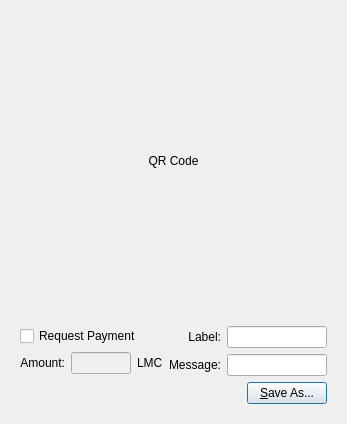
<?xml version="1.0" encoding="UTF-8"?>
<ui version="4.0">
 <class>QRCodeDialog</class>
 <widget class="QDialog" name="QRCodeDialog">
  <property name="geometry">
   <rect>
    <x>0</x>
    <y>0</y>
    <width>320</width>
    <height>404</height>
   </rect>
  </property>
  <property name="windowTitle">
   <string>Dialog</string>
  </property>
  <layout class="QVBoxLayout" name="verticalLayout_3">
   <item>
    <widget class="QLabel" name="lblQRCode">
     <property name="sizePolicy">
      <sizepolicy hsizetype="Expanding" vsizetype="Expanding">
       <horstretch>0</horstretch>
       <verstretch>0</verstretch>
      </sizepolicy>
     </property>
     <property name="minimumSize">
      <size>
       <width>300</width>
       <height>300</height>
      </size>
     </property>
     <property name="text">
      <string>QR Code</string>
     </property>
     <property name="alignment">
      <set>Qt::AlignCenter</set>
     </property>
     <property name="wordWrap">
      <bool>true</bool>
     </property>
    </widget>
   </item>
   <item>
    <widget class="QWidget" name="widget" native="true">
     <layout class="QVBoxLayout" name="verticalLayout_2">
      <item>
       <layout class="QHBoxLayout" name="horizontalLayout_2">
        <item>
         <layout class="QVBoxLayout" name="verticalLayout">
          <item>
           <widget class="QCheckBox" name="chkReqPayment">
            <property name="enabled">
             <bool>true</bool>
            </property>
            <property name="text">
             <string>Request Payment</string>
            </property>
           </widget>
          </item>
          <item>
           <layout class="QHBoxLayout" name="horizontalLayout">
            <item>
             <widget class="QLabel" name="lblAmount">
              <property name="sizePolicy">
               <sizepolicy hsizetype="Preferred" vsizetype="Maximum">
                <horstretch>0</horstretch>
                <verstretch>0</verstretch>
               </sizepolicy>
              </property>
              <property name="text">
               <string>Amount:</string>
              </property>
              <property name="alignment">
               <set>Qt::AlignRight|Qt::AlignTrailing|Qt::AlignVCenter</set>
              </property>
              <property name="buddy">
               <cstring>lnReqAmount</cstring>
              </property>
             </widget>
            </item>
            <item>
             <widget class="QLineEdit" name="lnReqAmount">
              <property name="enabled">
               <bool>false</bool>
              </property>
              <property name="minimumSize">
               <size>
                <width>60</width>
                <height>0</height>
               </size>
              </property>
              <property name="alignment">
               <set>Qt::AlignRight|Qt::AlignTrailing|Qt::AlignVCenter</set>
              </property>
             </widget>
            </item>
            <item>
             <widget class="QLabel" name="lblBTC">
              <property name="sizePolicy">
               <sizepolicy hsizetype="Preferred" vsizetype="Maximum">
                <horstretch>0</horstretch>
                <verstretch>0</verstretch>
               </sizepolicy>
              </property>
              <property name="text">
               <string>LMC</string>
              </property>
              <property name="buddy">
               <cstring>lnReqAmount</cstring>
              </property>
             </widget>
            </item>
           </layout>
          </item>
         </layout>
        </item>
        <item>
         <layout class="QGridLayout" name="gridLayout">
          <item row="0" column="0">
           <widget class="QLabel" name="lblLabel">
            <property name="text">
             <string>Label:</string>
            </property>
            <property name="alignment">
             <set>Qt::AlignRight|Qt::AlignTrailing|Qt::AlignVCenter</set>
            </property>
            <property name="buddy">
             <cstring>lnLabel</cstring>
            </property>
           </widget>
          </item>
          <item row="0" column="1">
           <widget class="QLineEdit" name="lnLabel">
            <property name="minimumSize">
             <size>
              <width>100</width>
              <height>0</height>
             </size>
            </property>
           </widget>
          </item>
          <item row="1" column="0">
           <widget class="QLabel" name="lblMessage">
            <property name="text">
             <string>Message:</string>
            </property>
            <property name="alignment">
             <set>Qt::AlignRight|Qt::AlignTrailing|Qt::AlignVCenter</set>
            </property>
            <property name="buddy">
             <cstring>lnMessage</cstring>
            </property>
           </widget>
          </item>
          <item row="1" column="1">
           <widget class="QLineEdit" name="lnMessage">
            <property name="minimumSize">
             <size>
              <width>100</width>
              <height>0</height>
             </size>
            </property>
           </widget>
          </item>
         </layout>
        </item>
       </layout>
      </item>
      <item>
       <layout class="QHBoxLayout" name="horizontalLayout_3">
        <item>
         <spacer name="horizontalSpacer">
          <property name="orientation">
           <enum>Qt::Horizontal</enum>
          </property>
          <property name="sizeHint" stdset="0">
           <size>
            <width>40</width>
            <height>20</height>
           </size>
          </property>
         </spacer>
        </item>
        <item>
         <widget class="QPushButton" name="btnSaveAs">
          <property name="text">
           <string>&amp;Save As...</string>
          </property>
         </widget>
        </item>
       </layout>
      </item>
     </layout>
    </widget>
   </item>
  </layout>
 </widget>
 <resources/>
 <connections>
  <connection>
   <sender>chkReqPayment</sender>
   <signal>clicked(bool)</signal>
   <receiver>lnReqAmount</receiver>
   <slot>setEnabled(bool)</slot>
   <hints>
    <hint type="sourcelabel">
     <x>92</x>
     <y>285</y>
    </hint>
    <hint type="destinationlabel">
     <x>98</x>
     <y>311</y>
    </hint>
   </hints>
  </connection>
 </connections>
</ui>
